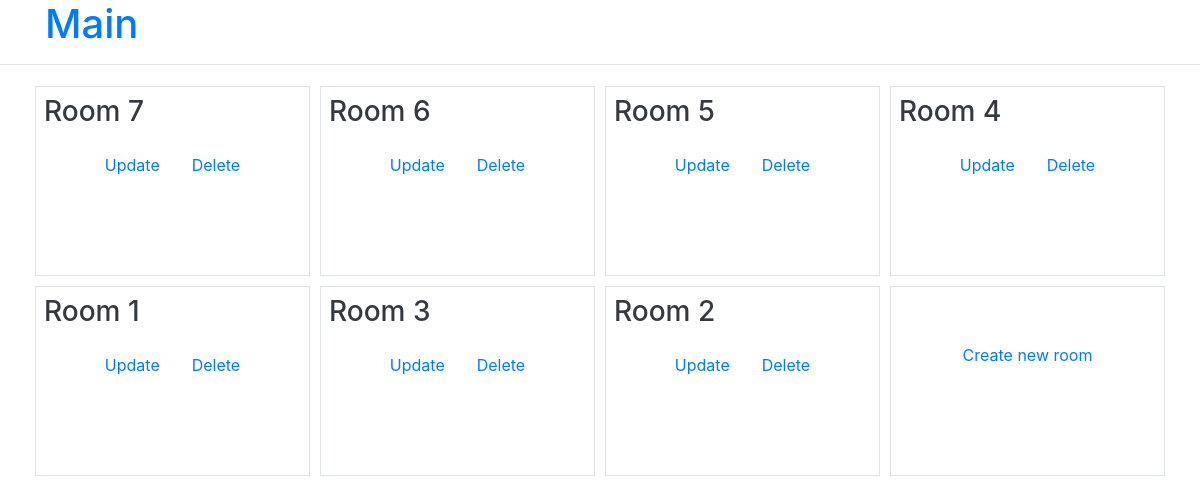
Before: / (signed in) with the older database file.
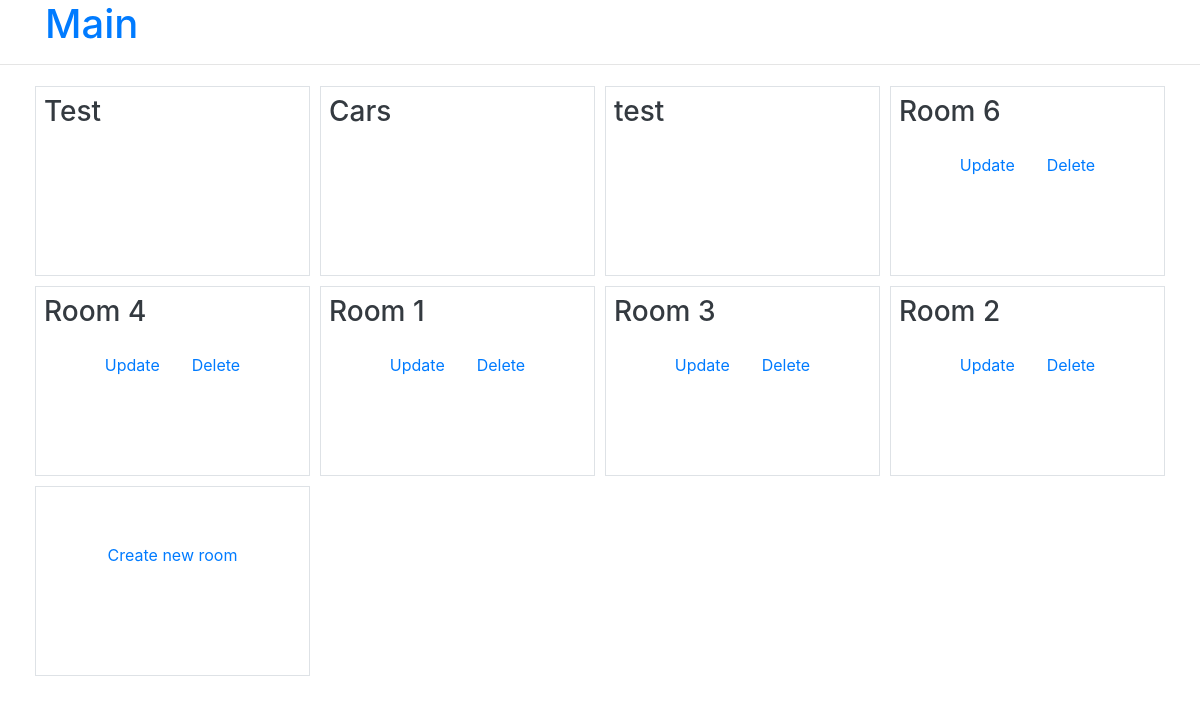
After: the same page with the newer database file.
### base/models.py (models this page shows, shortened)
class Room(models.Model):
    host = models.ForeignKey(User, on_delete=models.SET_NULL, null=True)
    topic = models.ForeignKey(Topic, on_delete=models.SET_NULL, null=True)
    name = models.CharField(max_length=200)
    description = models.TextField(null=True, blank=True)
    participants = models.ManyToManyField(User, related_name='participants', blank=True)
    updated = models.DateTimeField(auto_now=True)
    createed = models.DateTimeField(auto_now_add=True)
    class Meta:
        ordering = ['-updated', '-createed']

### base/views.py (the view)
# urls.py: path('', views.home, name='home'),
def home(request):
    topics = Topic.objects.all()
    rooms = Room.objects.all()
    context = {'rooms': rooms, 'topics': topics}
    return render(request, 'base/home.html', context)

### base/templates/base/home.html
{% extends 'main.html' %}
{% load static %}
{% block content %}
<div class="container">
    <div class="row">
    {% for room in rooms %}
        <div class="col-lg-3 col-md-6 justify-content-center" style="height: 200px; padding: 5px;">
            <div class="border justify-content-center" style="padding: 8px; height: 100%;">
                <h3><a class="text-dark" href="{% url 'rooms' room.id %}">{{room.name}}</a></h3>
                {% if request.user == room.host %}
                <div class="d-flex justify-content-center">
                    <medium class="mr-3 mt-3"><a href="{% url 'update-room' room.id %}">Update</a></medium>
                    <medium class="ml-3 mt-3"><a href="{% url 'delete-room' room.id %}">Delete</a></medium>
                </div>
                {% endif %}
            </div>
        </div>
    {% endfor %}
        <div class="col-lg-3 col-md-6" style="height: 200px; padding: 5px;">
            <div class="border d-flex justify-content-center" style="padding: 8px; height: 100%; top: 50%;">
                <medium class="mt-5"><a href="{% url 'create-room' %}">Create new room</a></medium>
            </div>
        </div>
    </div>
</div>
{% endblock content %}

Changed rows visible on the page:
removed Room: name "Room 7", shows "Update"
removed Room: name "Room 5", shows "Update"
added Room: name "Test"
added Room: name "Cars"
added Room: name "test"
